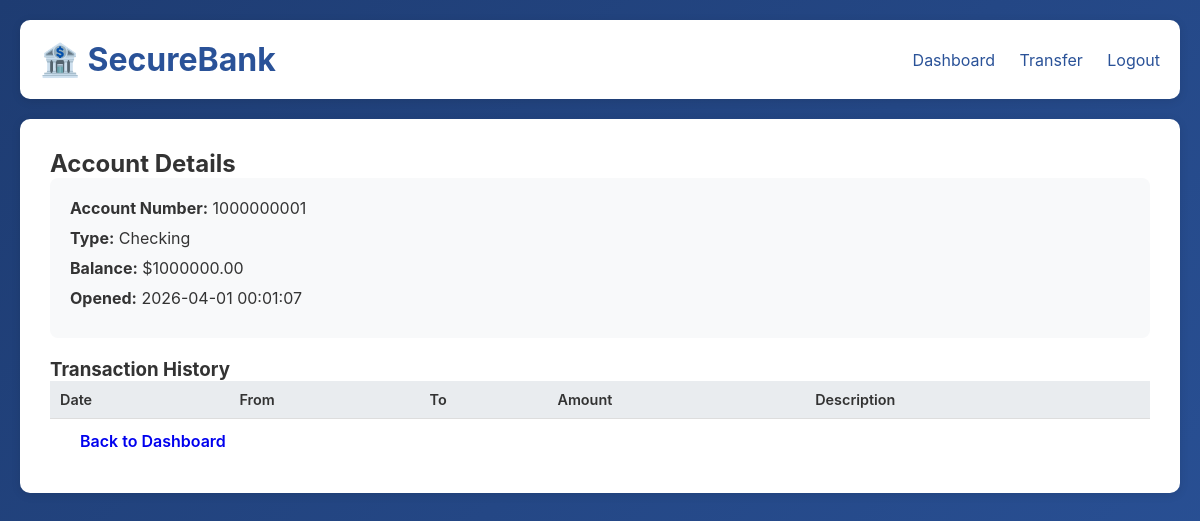
/account/1 (signed in), run on the app's committed database.
### tables this page shows
CREATE TABLE accounts (
            id INTEGER PRIMARY KEY AUTOINCREMENT,
            user_id INTEGER,
            account_number TEXT UNIQUE,
            account_type TEXT,
            balance REAL DEFAULT 0.0,
            created_at TIMESTAMP DEFAULT CURRENT_TIMESTAMP,
            FOREIGN KEY (user_id) REFERENCES users(id)
        );

### app.py (the view)
@app.route('/account/<int:account_id>')
def account_detail(account_id):
    if 'user_id' not in session:
        return redirect(url_for('login'))
    conn = get_db()
    cursor = conn.cursor()
    cursor.execute("SELECT * FROM accounts WHERE id=?", (account_id,))
    account = cursor.fetchone()
    if account:
        cursor.execute('''
            SELECT t.*, a1.account_number as from_acc_num, a2.account_number as to_acc_num
            FROM transactions t
            LEFT JOIN accounts a1 ON t.from_account = a1.id
            LEFT JOIN accounts a2 ON t.to_account = a2.id
            WHERE t.from_account=? OR t.to_account=?
            ORDER BY t.created_at DESC
        ''', (account_id, account_id))
        transactions = cursor.fetchall()
        conn.close()
        return render_template('account.html', account=account, transactions=transactions)
    conn.close()
    return "Account not found", 404

### app.py (called while the page is built)
def get_db():
    conn = sqlite3.connect(DATABASE)
    conn.row_factory = sqlite3.Row
    return conn

### templates/account.html (shortened to what this page needs)
<!DOCTYPE html>
<html lang="en">
<head>
    <link rel="stylesheet" href="{{ url_for('static', filename='css/style.css') }}">
</head>
<body>
    <div class="container">
        <header>
            <h1>🏦 SecureBank</h1>
            <nav>
                <a href="{{ url_for('dashboard') }}">Dashboard</a>
                <a href="{{ url_for('transfer') }}">Transfer</a>
                <a href="{{ url_for('logout') }}">Logout</a>
            </nav>
        </header>
        <div class="account-detail">
            <h2>Account Details</h2>
            <div class="account-info">
                <p><strong>Account Number:</strong> {{ account.account_number }}</p>
                <p><strong>Type:</strong> {{ account.account_type }}</p>
                <p><strong>Balance:</strong> ${{ "%.2f" % account.balance }}</p>
                <p><strong>Opened:</strong> {{ account.created_at }}</p>
            </div>
            <h3>Transaction History</h3>
            <table>
                <thead>
                    <tr>
                        <th>Date</th>
                        <th>From</th>
                        <th>To</th>
                        <th>Amount</th>
                        <th>Description</th>
                    </tr>
                </thead>
            </table>
            <a href="{{ url_for('dashboard') }}" class="btn">Back to Dashboard</a>
        </div>
    </div>
</body>
</html>

### static/css/style.css (style rules this page uses)
* { margin: 0; padding: 0; box-sizing: border-box; }
body { font-family: -apple-system, BlinkMacSystemFont, 'Segoe UI', Roboto, Oxygen, Ubuntu, sans-serif; background: linear-gradient(135deg, #1e3c72 0%, #2a5298 100%); min-height: 100vh; color: #333; }
.container { max-width: 1200px; margin: 0 auto; padding: 20px; }
header { background: white; padding: 20px; border-radius: 10px; margin-bottom: 20px; box-shadow: 0 2px 10px rgba(0,0,0,0.1); display: flex; justify-content: space-between; align-items: center; }
header h1 { color: #2a5298; }
nav a { margin-left: 20px; color: #2a5298; text-decoration: none; }
.btn { display: inline-block; padding: 12px 30px; border-radius: 5px; text-decoration: none; font-weight: 600; transition: transform 0.2s, box-shadow 0.2s; border: none; cursor: pointer; }
table { width: 100%; border-collapse: collapse; font-size: 0.9em; }
th, td { padding: 10px; text-align: left; border-bottom: 1px solid #ddd; }
th { background: #e9ecef; font-weight: 600; }
.account-detail { background: white; padding: 30px; border-radius: 10px; box-shadow: 0 2px 10px rgba(0,0,0,0.1); }
.account-info { background: #f8f9fa; padding: 20px; border-radius: 8px; margin-bottom: 20px; }
.account-info p { margin-bottom: 10px; }

### data on the page
accounts: account_number "1000000001", account_type "Checking", balance "1000000.00", created_at "2026-04-01 00:01:07"
